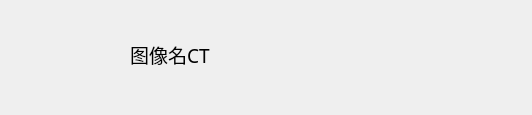
<?xml version="1.0" encoding="UTF-8"?>
<ui version="4.0">
 <class>NaviWidgetStructure</class>
 <widget class="QWidget" name="NaviWidgetStructure">
  <property name="geometry">
   <rect>
    <x>0</x>
    <y>0</y>
    <width>532</width>
    <height>115</height>
   </rect>
  </property>
  <property name="maximumSize">
   <size>
    <width>545</width>
    <height>115</height>
   </size>
  </property>
  <property name="windowTitle">
   <string>ModelViewWidget</string>
  </property>
  <property name="autoFillBackground">
   <bool>true</bool>
  </property>
  <property name="styleSheet">
   <string notr="true"/>
  </property>
  <widget class="QLabel" name="lblImage">
   <property name="geometry">
    <rect>
     <x>0</x>
     <y>10</y>
     <width>96</width>
     <height>96</height>
    </rect>
   </property>
   <property name="text">
    <string/>
   </property>
  </widget>
  <widget class="QLabel" name="lblName">
   <property name="geometry">
    <rect>
     <x>130</x>
     <y>30</y>
     <width>151</width>
     <height>49</height>
    </rect>
   </property>
   <property name="font">
    <font>
     <family>微软雅黑 Light</family>
     <pointsize>14</pointsize>
    </font>
   </property>
   <property name="text">
    <string>图像名CT</string>
   </property>
  </widget>
 </widget>
 <layoutdefault spacing="6" margin="11"/>
 <resources/>
 <connections/>
</ui>
